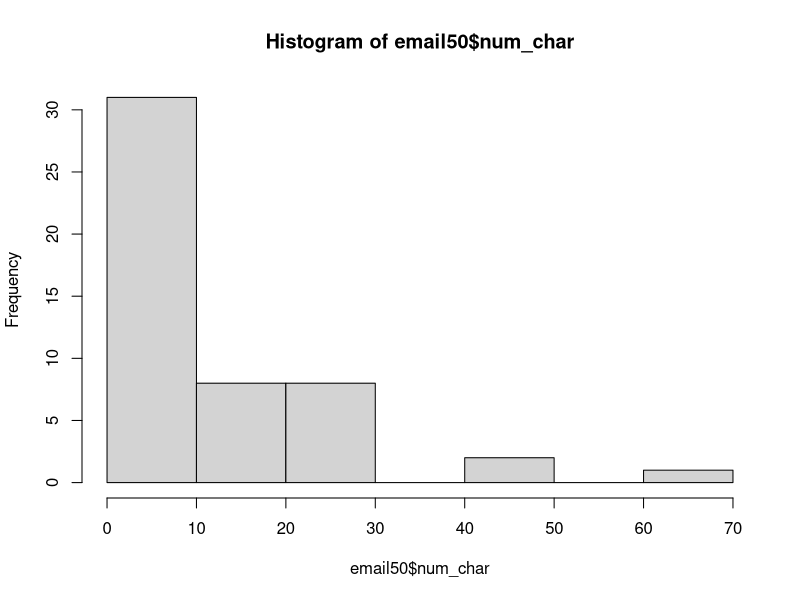
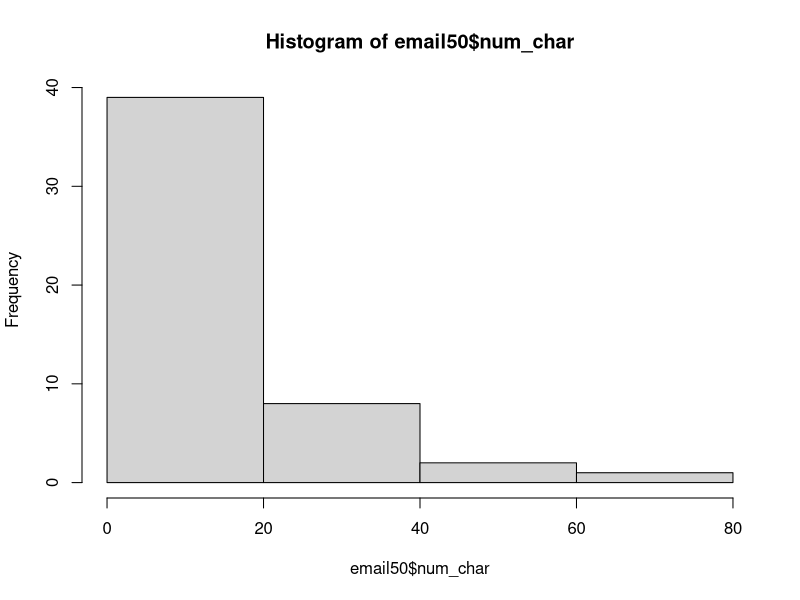
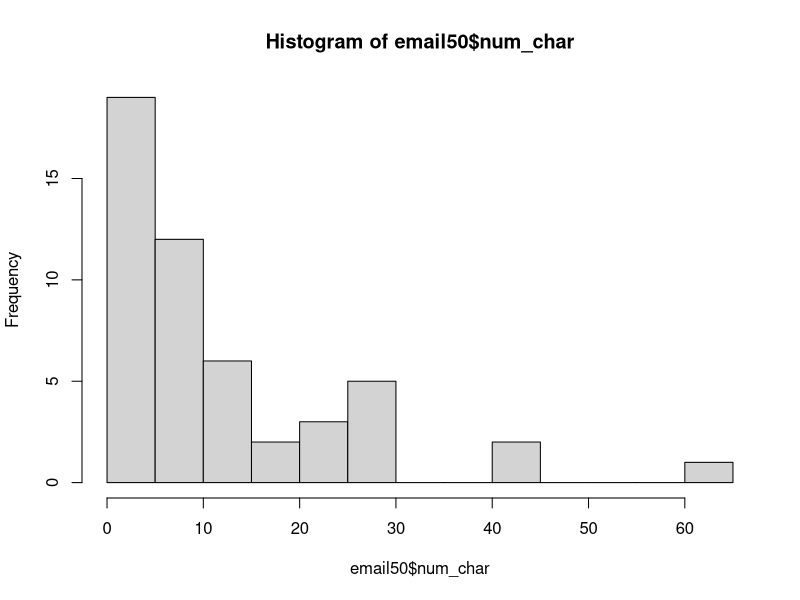
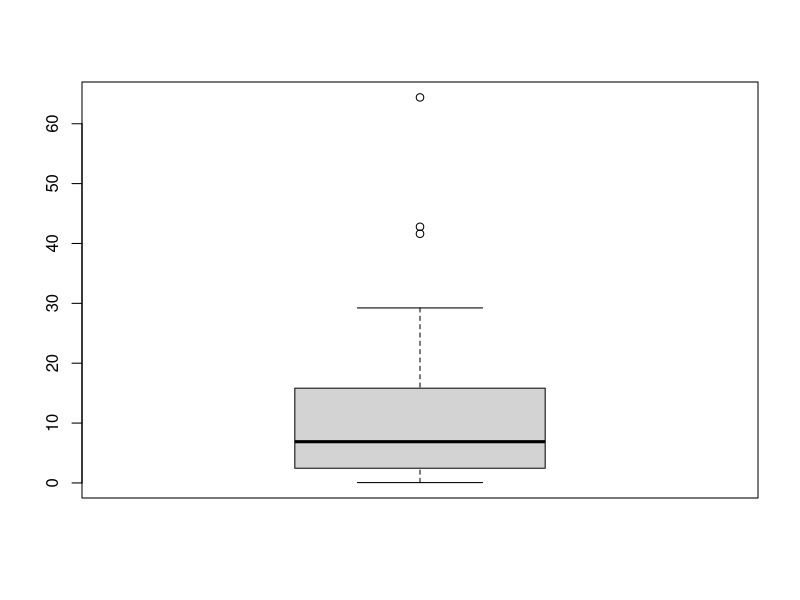
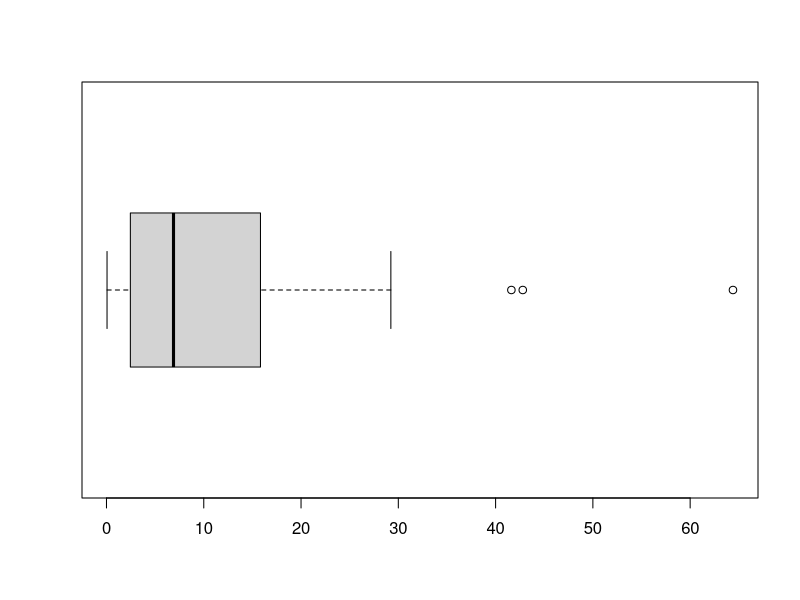
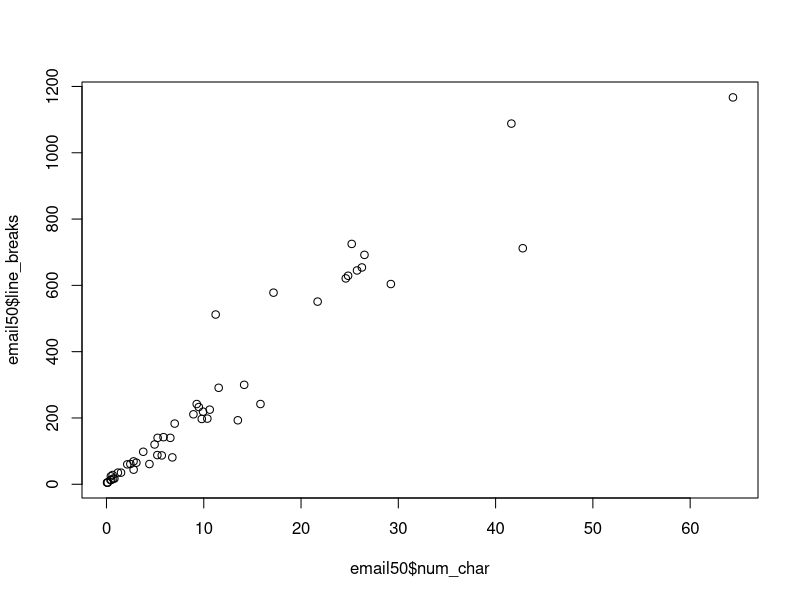
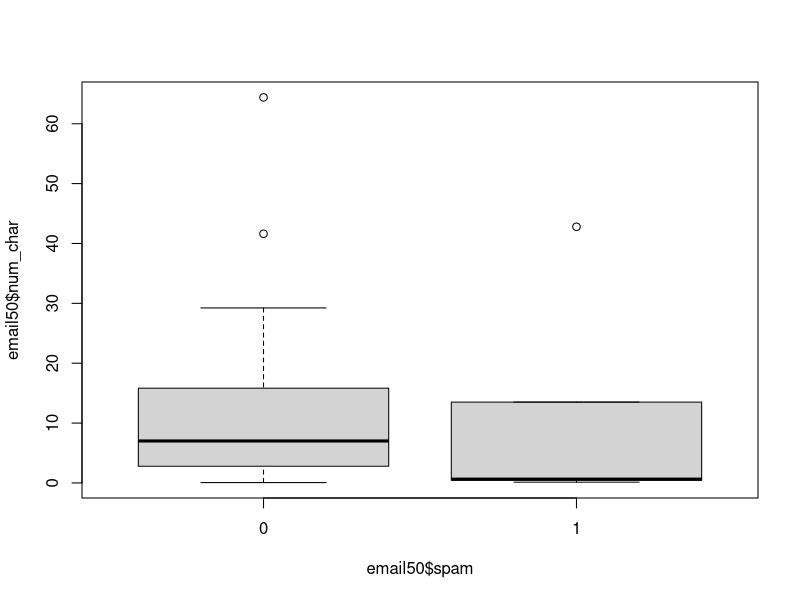
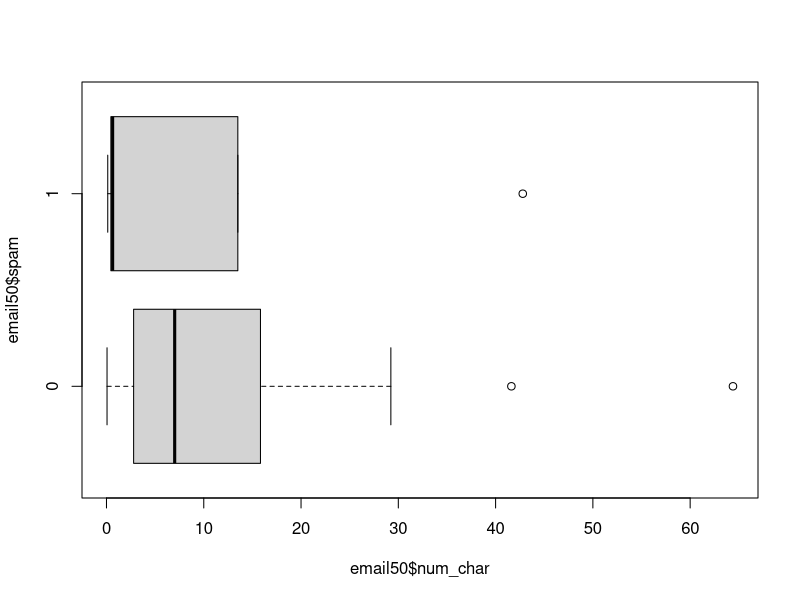

These figures' R source, in order:
## ---- chunk 1
email50 <- read.delim("email50.txt", header=TRUE, sep = "\t")
## ---- chunk 2
min(email50$num_char);max(email50$num_char)
## ---- chunk 3
range(email50$num_char)
## ---- chunk 4
mean(email50$num_char)
var(email50$num_char)
## ---- chunk 5
hist(email50$num_char)
## ---- chunk 6
hist(email50$num_char, breaks = 3)
## ---- chunk 7
hist(email50$num_char, breaks = 12)
## ---- chunk 8
summary(email50$num_char)
## ---- chunk 9
boxplot(email50$num_char)
## ---- chunk 10
boxplot(email50$num_char, horizontal = TRUE)
## ---- chunk 11
plot(email50$line_breaks ~ email50$num_char)
## ---- chunk 12
boxplot(email50$num_char ~ email50$spam)
## ---- chunk 13
boxplot(email50$num_char ~ email50$spam, horizontal = TRUE)
